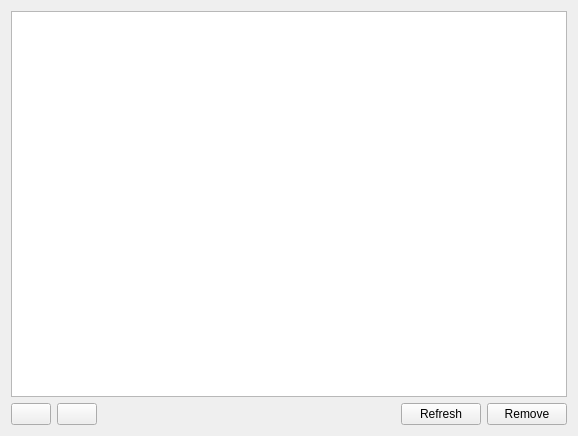
<?xml version="1.0" encoding="UTF-8"?>
<ui version="4.0">
 <class>cronjobs</class>
 <widget class="QWidget" name="cronjobs">
  <property name="geometry">
   <rect>
    <x>0</x>
    <y>0</y>
    <width>578</width>
    <height>436</height>
   </rect>
  </property>
  <property name="windowTitle">
   <string>Form</string>
  </property>
  <layout class="QVBoxLayout" name="verticalLayout">
   <item>
    <widget class="QTableWidget" name="tableWidget">
     <property name="editTriggers">
      <set>QAbstractItemView::NoEditTriggers</set>
     </property>
     <property name="showDropIndicator" stdset="0">
      <bool>false</bool>
     </property>
     <property name="alternatingRowColors">
      <bool>true</bool>
     </property>
     <property name="selectionMode">
      <enum>QAbstractItemView::SingleSelection</enum>
     </property>
     <property name="selectionBehavior">
      <enum>QAbstractItemView::SelectRows</enum>
     </property>
     <attribute name="horizontalHeaderCascadingSectionResizes">
      <bool>false</bool>
     </attribute>
     <attribute name="horizontalHeaderDefaultSectionSize">
      <number>80</number>
     </attribute>
     <attribute name="horizontalHeaderHighlightSections">
      <bool>false</bool>
     </attribute>
     <attribute name="horizontalHeaderStretchLastSection">
      <bool>true</bool>
     </attribute>
     <attribute name="verticalHeaderVisible">
      <bool>false</bool>
     </attribute>
    </widget>
   </item>
   <item>
    <layout class="QHBoxLayout" name="horizontalLayout_2">
     <item>
      <widget class="QPushButton" name="btnLoadFromFile">
       <property name="toolTip">
        <string>Load cronjobs from file</string>
       </property>
       <property name="text">
        <string/>
       </property>
       <property name="icon">
        <iconset>
         <normaloff>:/icons/document-open.png</normaloff>:/icons/document-open.png</iconset>
       </property>
      </widget>
     </item>
     <item>
      <widget class="QPushButton" name="btnSaveToFile">
       <property name="toolTip">
        <string>Save cronjobs to file</string>
       </property>
       <property name="text">
        <string/>
       </property>
       <property name="icon">
        <iconset>
         <normaloff>:/icons/document-save.png</normaloff>:/icons/document-save.png</iconset>
       </property>
      </widget>
     </item>
     <item>
      <spacer name="horizontalSpacer">
       <property name="orientation">
        <enum>Qt::Horizontal</enum>
       </property>
       <property name="sizeHint" stdset="0">
        <size>
         <width>40</width>
         <height>20</height>
        </size>
       </property>
      </spacer>
     </item>
     <item>
      <widget class="QPushButton" name="btnUpdate">
       <property name="toolTip">
        <string>Refresh cronjobs view</string>
       </property>
       <property name="text">
        <string>Refresh</string>
       </property>
       <property name="icon">
        <iconset>
         <normaloff>:/icons/view-refresh.png</normaloff>:/icons/view-refresh.png</iconset>
       </property>
      </widget>
     </item>
     <item>
      <widget class="QPushButton" name="btnRmSelected">
       <property name="enabled">
        <bool>true</bool>
       </property>
       <property name="toolTip">
        <string>Remove selected cronjob</string>
       </property>
       <property name="text">
        <string>Remove</string>
       </property>
       <property name="icon">
        <iconset>
         <normaloff>:/icons/edit-delete.png</normaloff>:/icons/edit-delete.png</iconset>
       </property>
      </widget>
     </item>
    </layout>
   </item>
  </layout>
 </widget>
 <resources/>
 <connections/>
</ui>
